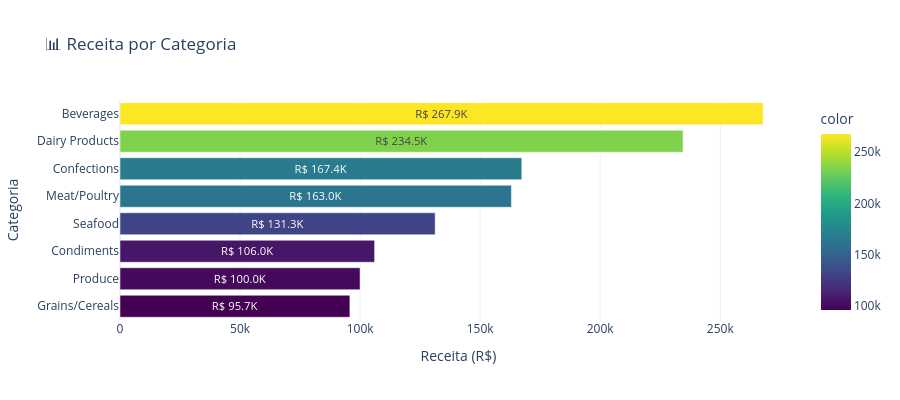

The code cell stored with this chart in its notebook:
### Code cell
# Fig 2: Receita por Categoria  (category_name now inline in dim_product)
fact_cat = fact_sales.merge(dim_product[['product_id', 'category_name']], on='product_id', how='left')
receita_cat = fact_cat.groupby('category_name')['net_sales'].sum().sort_values(ascending=False)

def fmt_cur_short(value):
    if abs(value) >= 1_000_000:
        return f'R$ {value/1_000_000:.1f}M'
    if abs(value) >= 1_000:
        return f'R$ {value/1_000:.1f}K'
    return f'R$ {value:,.0f}'

fig = px.bar(x=receita_cat.values, y=receita_cat.index, orientation='h',
             title='📊 Receita por Categoria', labels={'x': 'Receita (R$)', 'y': 'Categoria'},
             color=receita_cat.values, color_continuous_scale='Viridis',
             text=[fmt_cur_short(v) for v in receita_cat.values])
fig.update_traces(textposition='inside', insidetextanchor='middle', cliponaxis=False)
fig.update_layout(height=400, showlegend=False, uniformtext_minsize=10, uniformtext_mode='hide')
fig.update_yaxes(autorange='reversed')
fig.show()

### Figure 1 — Plotly figure (JSON) as saved in the notebook; plotly's stock layout.template omitted (floating-point values rounded to 4 significant figures)
{"data": [{"cliponaxis": false, "hovertemplate": "Receita (R$)=%{x}<br>Categoria=%{y}<br>text=%{text}<br>color=%{marker.color}<extra></extra>", "insidetextanchor": "middle", "legendgroup": "", "marker": {"color": [267900.0, 234500.0, 167400.0, 163000.0, 131300.0, 106000.0, 99980.0, 95740.0], "coloraxis": "coloraxis", "pattern": {"shape": ""}}, "name": "", "orientation": "h", "showlegend": false, "text": ["R$ 267.9K", "R$ 234.5K", "R$ 167.4K", "R$ 163.0K", "R$ 131.3K", "R$ 106.0K", "R$ 100.0K", "R$ 95.7K"], "textposition": "inside", "type": "bar", "x": [267900.0, 234500.0, 167400.0, 163000.0, 131300.0, 106000.0, 99980.0, 95740.0], "xaxis": "x", "y": ["Beverages", "Dairy Products", "Confections", "Meat/Poultry", "Seafood", "Condiments", "Produce", "Grains/Cereals"], "yaxis": "y"}], "layout": {"barmode": "relative", "coloraxis": {"colorbar": {"title": {"text": "color"}}, "colorscale": [[0, "#440154"], [0.1111, "#482878"], [0.2222, "#3e4989"], [0.3333, "#31688e"], [0.4444, "#26828e"], [0.5556, "#1f9e89"], [0.6667, "#35b779"], [0.7778, "#6ece58"], [0.8889, "#b5de2b"], [1, "#fde725"]]}, "height": 400, "legend": {"tracegroupgap": 0}, "showlegend": false, "title": {"text": "📊 Receita por Categoria"}, "uniformtext": {"minsize": 10, "mode": "hide"}, "xaxis": {"anchor": "y", "domain": [0, 1], "title": {"text": "Receita (R$)"}}, "yaxis": {"anchor": "x", "autorange": "reversed", "domain": [0, 1], "title": {"text": "Categoria"}}}}
